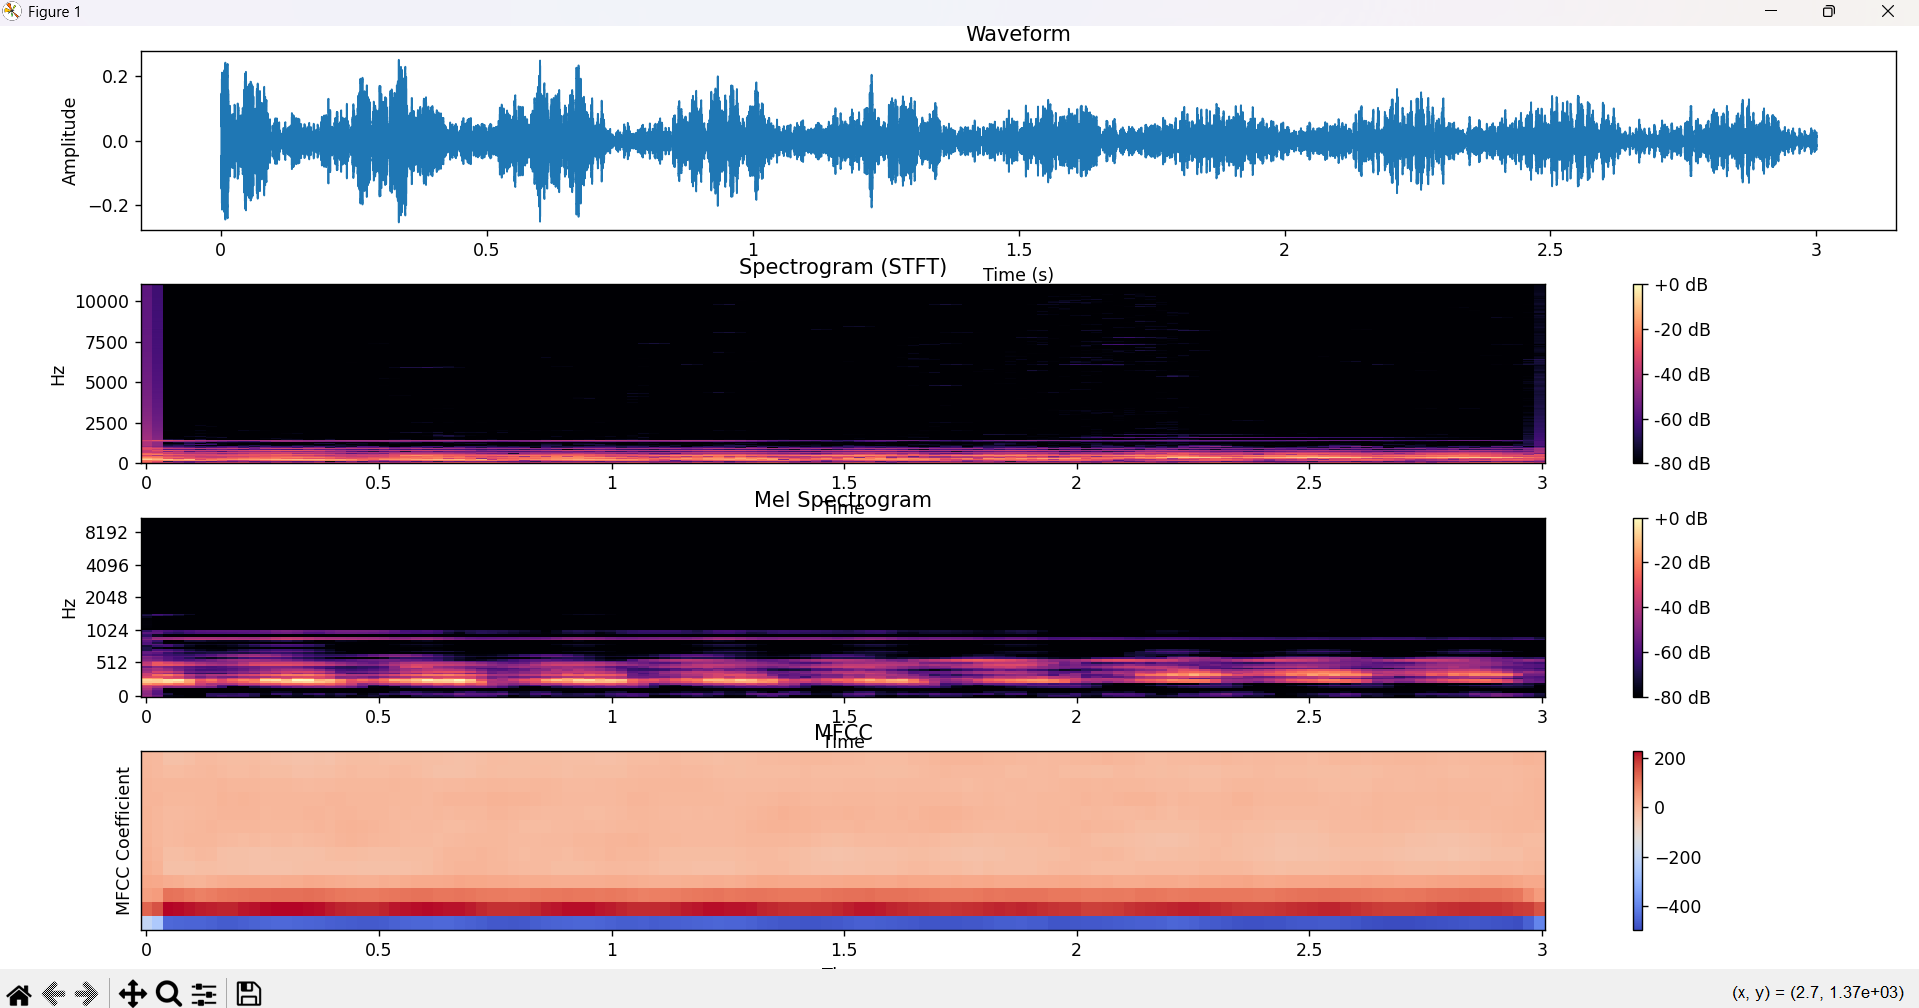

This chart was generated by the following Python code:
import librosa
import librosa.display
import matplotlib.pyplot as plt
import numpy as np

# ========= CONFIG =========
FILE_PATH = r"C:\Users\ADMIN\Downloads\music_dataset\vibraphone\100.wav"
# ==========================

# 1. Load audio
y, sr = librosa.load(FILE_PATH, sr=None, mono=True)
duration = len(y) / sr

print(f"File: {FILE_PATH}")
print(f"Sample rate: {sr} Hz")
print(f"Samples: {len(y)}")
print(f"Duration: {duration:.2f} sec")

# Common params
n_fft = 2048
hop = 512

# 2. STFT Spectrogram
stft = librosa.stft(y, n_fft=n_fft, hop_length=hop)
stft_db = librosa.amplitude_to_db(np.abs(stft), ref=np.max)

# 3. Mel Spectrogram
mel = librosa.feature.melspectrogram(y=y, sr=sr, n_fft=n_fft, hop_length=hop, n_mels=128)
mel_db = librosa.amplitude_to_db(mel, ref=np.max)

# 4. MFCC
mfcc = librosa.feature.mfcc(y=y, sr=sr, hop_length=hop, n_mfcc=13)


# ========= PLOT EVERYTHING IN ONE TEMPLATE =========
plt.figure(figsize=(12, 14))

# -------- 1. Waveform --------
plt.subplot(4, 1, 1)
librosa.display.waveshow(y, sr=sr)
plt.title("Waveform")
plt.xlabel("Time (s)")
plt.ylabel("Amplitude")

# -------- 2. STFT Spectrogram --------
plt.subplot(4, 1, 2)
librosa.display.specshow(stft_db, sr=sr, hop_length=hop, x_axis="time", y_axis="hz")
plt.title("Spectrogram (STFT)")
plt.colorbar(format="%+2.0f dB")

# -------- 3. Mel Spectrogram --------
plt.subplot(4, 1, 3)
librosa.display.specshow(mel_db, sr=sr, hop_length=hop, x_axis="time", y_axis="mel")
plt.title("Mel Spectrogram")
plt.colorbar(format="%+2.0f dB")

# -------- 4. MFCC --------
plt.subplot(4, 1, 4)
librosa.display.specshow(mfcc, sr=sr, hop_length=hop, x_axis="time")
plt.title("MFCC")
plt.ylabel("MFCC Coefficient")
plt.colorbar()

plt.tight_layout()
plt.show()
